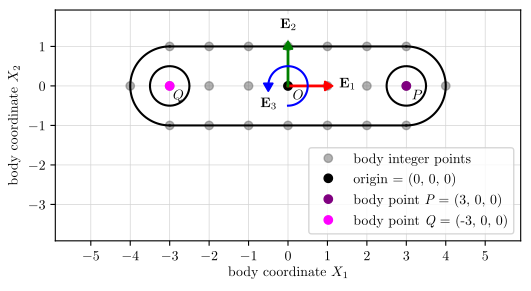

This chart was generated by the following Python code:
#!/usr/bin/env python
import os
import numpy as np
# import matplotlib as mpl
from matplotlib import rc
import matplotlib.pyplot as plt
from matplotlib.ticker import MultipleLocator


rc('text', usetex=True)
# rc('font', **{'family': 'serif', 'serif': ['Computer Modern Roman']})
rc('font', family='serif')

def rotate(X, Y, R):
    """ Given list of reference points (X, Y), rotate them about the 
    z-axis by angle R (radians) to the current points (x, y).
    """
    x = np.cos(R) * X - np.sin(R) * Y
    y = np.sin(R) * X + np.cos(R) * Y
    return x, y


def draw(axis, ux=0, uy=0, ur=0, showlabels=0):
    MSIZE = 8  # marker size
    
    # body grid
    NPTS = 7
    row = [i for i in range(-3, 4, 1)]
    NROWS = 3
    X = np.array(row * NROWS)  # center, top, and bottom list
    X = np.append(X, [-4.0, 4.0])  # the two end points, x coordinate
    Y = np.array([[j] * NPTS for j in range(-1, 2, 1)]).reshape(1, NPTS * NROWS).squeeze()
    Y = np.append(Y, [0, 0])  # the two end points, y coordinate
    x, y = rotate(X, Y, ur)
    axis.plot(x + ux, y + uy, 'o', color='dimgray', alpha=0.5, label='body integer points')

    # origin 
    axis.plot(0 + ux, 0 + uy, 'o', color='black', label='origin = (0, 0, 0)')  # origin
    ox = 0.25  # offset
    oy = -0.25  # offset
    X = 0 + ox
    Y = 0 + oy
    x, y = rotate(X, Y, ur)
    axis.text(x + ux, y + uy, r'$O$', ha='center', va='center')
    
    # x-axis
    X = np.array([0, 1])
    Y = np.array([0, 0])
    x, y = rotate(X, Y, ur)
    axis.plot(x + ux, y + uy, '-', marker=(3, 1, ur * RADTODEG - 90.0), markersize=MSIZE, linewidth=2, color='red', markevery=[-1], zorder=4)  # x-axis
    ox = 0.5  # offset
    oy = 0.0  # offset
    X = X[-1] + ox
    Y = Y[-1] + oy
    x, y = rotate(X, Y, ur)
    axis.text(x + ux, y + uy, r'$\mathbf{E}_1$', ha='center', va='center', backgroundcolor='white')
    
    # y-axis
    X = np.array([0, 0])
    Y = np.array([0, 1])
    x, y = rotate(X, Y, ur)
    axis.plot(x + ux, y + uy, '-', marker=(3, 1, ur * RADTODEG), markersize=MSIZE, linewidth=2, color='green', markevery=[-1], zorder=4)  # y-axis
    ox = 0.0  # offset
    oy = 0.5  # offset
    X = X[-1] + ox
    Y = Y[-1] + oy
    x, y = rotate(X, Y, ur)
    axis.text(x + ux, y + uy, r'$\mathbf{E}_2$', ha='center', va='center', backgroundcolor='white')
    
    # z-axis start
    z_angle = np.linspace(-np.pi/2.0, np.pi)
    z_radius = 0.5
    X = z_radius * np.cos(z_angle)
    Y = z_radius * np.sin(z_angle)
    x, y = rotate(X, Y, ur)
    axis.plot(x + ux, y + uy, color='blue', zorder=4)  # z-axis leader
    axis.plot(x[-1] + ux, y[-1] + uy, marker=(3, 1, ur * RADTODEG - 180.0), markersize=MSIZE, linewidth=2, color='blue', zorder=4)  # z-axis arrowhead
    ox = 0  # offset
    oy = -0.5  # offset
    X = X[-1] + ox
    Y = Y[-1] + oy
    x, y = rotate(X, Y, ur)
    axis.text(x + ux, y + uy, r'$\mathbf{E}_3$', ha='center', va='center', backgroundcolor='white')

    # body
    body_color = 'black'
    
    p_color = 'purple'
    PX, PY = 3, 0  # circle coordinates, point P
    px, py = rotate(PX, PY, ur)
    axis.plot(px + ux, py + uy, 'o', color=p_color, label=r'body point {\em P} = (3, 0, 0)')  #  point P
    ox = 0.25  # offset
    oy = -0.25  # offset
    X = PX + ox
    Y = PY + oy
    x, y = rotate(X, Y, ur)
    axis.text(x + ux, y  + uy, r'$P$', ha='center', va='center')
    
    q_color = 'magenta'
    QX, QY = -3, 0  # circle coordinates, point Q
    qx, qy = rotate(QX, QY, ur)
    axis.plot(qx + ux, qy + uy, 'o', color=q_color, label=r'body point {\em Q} = (-3, 0, 0)')  #  point Q
    ox = 0.22  # offset
    oy = -0.25  # offset
    X = QX + ox
    Y = QY + oy
    x, y = rotate(X, Y, ur)
    axis.text(x + ux, y + uy, r'$Q$', ha='center', va='center')

    b_angle = np.linspace(0.0, 2 * np.pi)
    b_angle_q = np.linspace(np.pi/2, 3*np.pi/2)
    b_angle_p = np.linspace(-np.pi/2, np.pi/2)
    b_radius = 0.5
    b_radius_o = 1.0

    X = b_radius * np.cos(b_angle) + PX
    Y = b_radius * np.sin(b_angle) + PY
    x, y = rotate(X, Y, ur)
    axis.plot(x + ux, y + uy, color=body_color)  # P circle
    X = b_radius_o * np.cos(b_angle_p) + PX
    Y = b_radius_o * np.sin(b_angle_p) + PY
    x, y = rotate(X, Y, ur)
    axis.plot(x + ux, y + uy, color=body_color)  # P circle, outer
    p0x, p0y = x[0], y[0]
    p1x, p1y = x[-1], y[-1]

    X = b_radius * np.cos(b_angle) + QX
    Y = b_radius * np.sin(b_angle) + QY
    x, y = rotate(X, Y, ur)
    axis.plot(x + ux, y + uy, color=body_color)  # Q circle
    X = b_radius_o * np.cos(b_angle_q) + QX
    Y = b_radius_o * np.sin(b_angle_q) + QY
    x, y = rotate(X, Y, ur)
    axis.plot(x + ux, y + uy, color=body_color)  # Q circle, outer
    q0x, q0y = x[0], y[0]
    q1x, q1y = x[-1], y[-1]
    
    axis.plot([p1x + ux, q0x + ux], [p1y + uy, q0y + uy], color=body_color)  #  top bracket line
    axis.plot([q1x + ux, p0x + ux], [q1y + uy, p0y + uy], color=body_color)  #  bottom bracket line


fig = plt.figure(figsize=(6, 3))  # inches, (wide, tall)
# fig = plt.figure()  # inches, (wide, tall)
# fig = plt.figure()
ax = fig.add_subplot(1, 1, 1)

dx = -0
dy = -0
dr_deg = 0  # deg
RADTODEG = 180.0/np.pi
DEGTORAD = 1.0/RADTODEG
dr = dr_deg * DEGTORAD  # radian
draw(ax, ux=dx, uy=dy, ur=dr)

ax.axis('equal')
# major axes
ax.xaxis.set_major_locator(MultipleLocator(1.0))
ax.yaxis.set_major_locator(MultipleLocator(1.0))
# minor axes
# ax.xaxis.set_minor_locator(MultipleLocator(0.5))
# ax.yaxis.set_minor_locator(MultipleLocator(0.5))

# ax.grid(which='both')
# ax.grid(b=True, which='major', linestyle='-')
#ax.grid(b=True, which='major', linestyle=':')
ax.grid(b=True, which='major', linestyle='solid', linewidth=0.5, color='lightgray')
# ax.grid(b=True, which='minor', linestyle=':')
ax.set_xlabel(r'body coordinate $X_1$')
ax.set_ylabel(r'body coordinate $X_2$')
a = 5.9
b = 2.9
ax.set_xlim(-a, a)
ax.set_ylim(-b - 2, b + 0)
# ax.legend(loc='lower right', framealpha=1.0)
ax.legend(loc='lower right')

# fig.tight_layout()
plt.show()

print_to_pdf = 1
if print_to_pdf:
    script_name = os.path.basename(__file__)
    figure_name = os.path.splitext(script_name)[0]
    print(f'Saving figure as {figure_name}.pdf')
    fig.savefig(figure_name + '.pdf', bbox_inches='tight')
